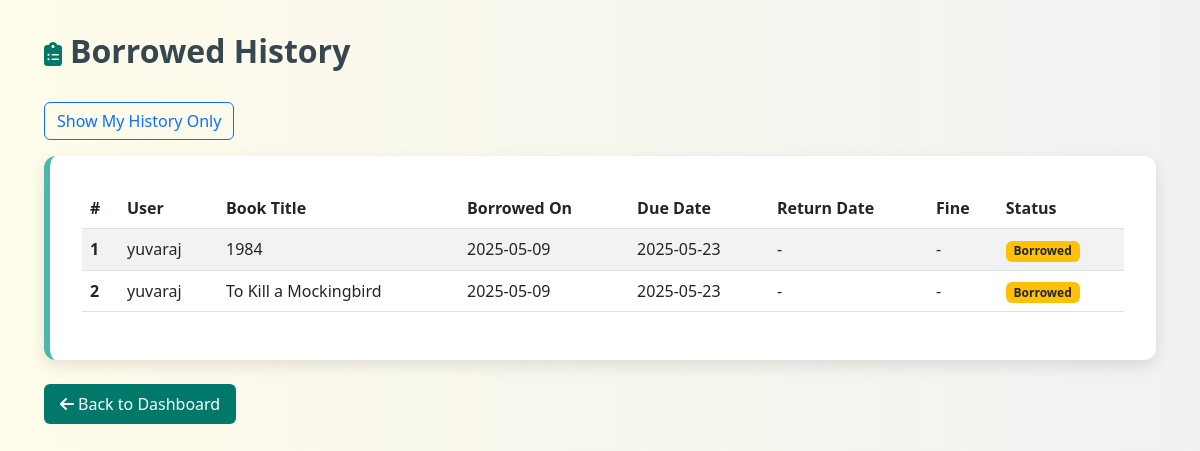
The app's page /borrowed_history?show_all=1 (signed in), older data.
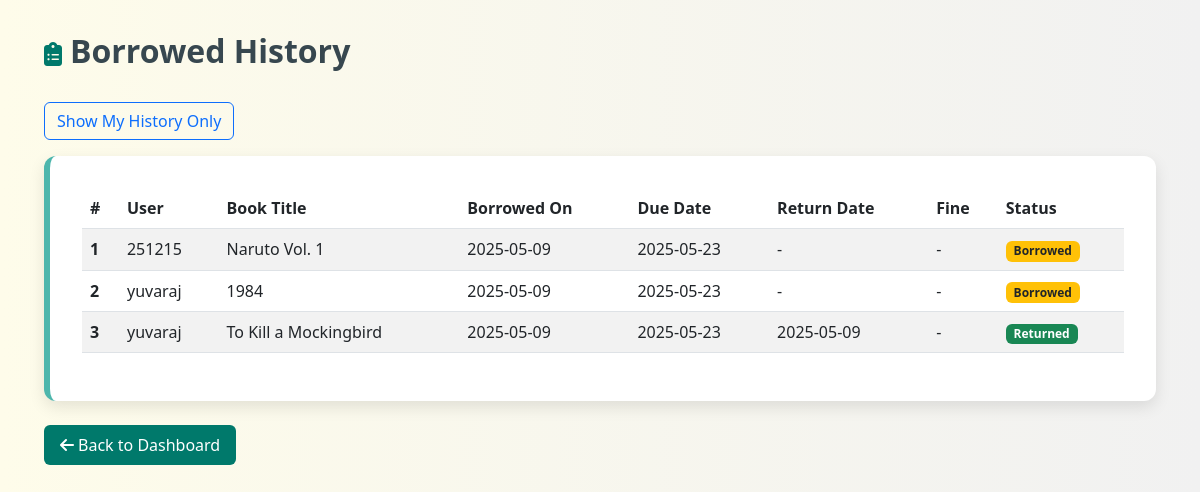
The same page, newer data.
### models.py (models this page shows, shortened)
class BorrowedBook(db.Model):
    id = db.Column(db.Integer, primary_key=True)
    user_id = db.Column(db.Integer, db.ForeignKey('user.id'), nullable=False)
    book_id = db.Column(db.Integer, db.ForeignKey('book.id'), nullable=False)
    borrow_date = db.Column(db.DateTime, default=datetime.utcnow)
    due_date = db.Column(db.DateTime, nullable=False)
    return_date = db.Column(db.DateTime, nullable=True)
    is_returned = db.Column(db.Boolean, default=False)
    fine_amount = db.Column(db.Float, default=0.0)
    damage_report = db.Column(db.Text, nullable=True)
    remarks = db.Column(db.Text, nullable=True)
    def is_overdue(self):
        if not self.is_returned and datetime.utcnow() > self.due_date:
            return True
        return False

class User(UserMixin, db.Model):
    id = db.Column(db.Integer, primary_key=True)
    username = db.Column(db.String(64), unique=True, nullable=False)
    email = db.Column(db.String(120), unique=True, nullable=False)
    password_hash = db.Column(db.String(256), nullable=False)
    is_admin = db.Column(db.Boolean, default=False)
    date_joined = db.Column(db.DateTime, default=datetime.utcnow)
    borrowed_books = db.relationship('BorrowedBook', backref='borrower', lazy=True)

class Book(db.Model):
    id = db.Column(db.Integer, primary_key=True)
    title = db.Column(db.String(200), nullable=False)
    author = db.Column(db.String(100), nullable=False)
    category = db.Column(db.String(50), nullable=False)
    quantity = db.Column(db.Integer, default=1)
    available_quantity = db.Column(db.Integer, default=1)
    date_added = db.Column(db.DateTime, default=datetime.utcnow)
    borrowed_records = db.relationship('BorrowedBook', backref='book', lazy=True)

### routes.py (the view)
@app.route('/borrowed_history')
@login_required
def borrowed_history():
    show_all = request.args.get('show_all', False) and current_user.is_admin
    if show_all:
        borrowed_books = BorrowedBook.query.order_by(BorrowedBook.borrow_date.desc()).all()
    else:
        borrowed_books = BorrowedBook.query.filter_by(user_id=current_user.id).order_by(BorrowedBook.borrow_date.desc()).all()
    return render_template('borrowed_history.html', borrowed_books=borrowed_books, show_all=show_all)

### app.py (called while the page is built)
@login_manager.user_loader
def load_user(user_id):
    return db.session.get(User, int(user_id))

### templates/borrowed_history.html (shortened to what this page needs)
<!DOCTYPE html>
<html lang="en">
<head>
  <link href="https://cdn.jsdelivr.net/npm/bootstrap@5.3.0/dist/css/bootstrap.min.css" rel="stylesheet" />
  <link rel="stylesheet" href="https://cdnjs.cloudflare.com/ajax/libs/font-awesome/6.4.0/css/all.min.css" />
</head>
<body>
  <div class="container">
    <h2><i class="fa-solid fa-clipboard-list me-2 icon"></i>Borrowed History</h2>
    {% if current_user.is_admin %}
    <div class="mb-3">
      {% if show_all %}
      <a href="{{ url_for('borrowed_history') }}" class="btn btn-outline-primary">Show My History Only</a>
      {% else %}
      <a href="{{ url_for('borrowed_history', show_all=1) }}" class="btn btn-outline-primary">Show All Users' History</a>
      {% endif %}
    </div>
    {% endif %}
    <div class="history-card mb-4">
      <table class="table table-striped">
        <thead>
          <tr>
            <th scope="col">#</th>
            {% if show_all %}
            <th scope="col">User</th>
            {% endif %}
            <th scope="col">Book Title</th>
            <th scope="col">Borrowed On</th>
            <th scope="col">Due Date</th>
            <th scope="col">Return Date</th>
            <th scope="col">Fine</th>
            <th scope="col">Status</th>
          </tr>
        </thead>
        <tbody>
          {% for borrowed in borrowed_books %}
          <tr>
            <th scope="row">{{ loop.index }}</th>
            {% if show_all %}
            <td>{{ borrowed.borrower.username }}</td>
            {% endif %}
            <td>{{ borrowed.book.title }}</td>
            <td>{{ borrowed.borrow_date.strftime('%Y-%m-%d') }}</td>
            <td>{{ borrowed.due_date.strftime('%Y-%m-%d') }}</td>
            <td>{{ borrowed.return_date.strftime('%Y-%m-%d') if borrowed.return_date else '-' }}</td>
            <td>
              {% if borrowed.fine_amount > 0 %}
              <span class="text-danger">₹{{ borrowed.fine_amount }} ({{ borrowed.fine_amount|int }} days late)</span>
              {% else %}
              -
              {% endif %}
            </td>
            <td>
              {% if borrowed.is_returned %}
              <span class="badge bg-success">Returned</span>
              {% elif borrowed.is_overdue() %}
              <span class="badge bg-danger">Overdue</span>
              {% else %}
              <span class="badge bg-warning text-dark">Borrowed</span>
              {% endif %}
            </td>
          </tr>
          {% else %}
          <tr>
            <td colspan="{% if show_all %}8{% else %}7{% endif %}" class="text-center">No borrowed history found</td>
          </tr>
          {% endfor %}
        </tbody>
      </table>
    </div>
    <a href="{{ url_for('dashboard') }}" class="btn btn-outline-success btn-back">
      <i class="fa-solid fa-arrow-left me-1"></i>Back to Dashboard
    </a>
  </div>
</body>
</html>

### templates/borrowed_history.html (style rules this page uses)
body { background: linear-gradient(to right, #fefcea, #f1f1f1); font-family: 'Segoe UI', Tahoma, Geneva, Verdana, sans-serif; padding: 2rem; }
h2 { color: #37474f; font-weight: bold; margin-bottom: 2rem; }
.history-card { background-color: #ffffff; border-radius: 12px; padding: 2rem; box-shadow: 0 6px 16px rgba(0, 0, 0, 0.1); transition: transform 0.3s ease, box-shadow 0.3s ease; border-left: 6px solid #4db6ac; }
.table { font-size: 1rem; }
.btn-back { background-color: #00796b; border: none; color: #fff; padding: 0.5rem 1rem; border-radius: 6px; transition: background 0.3s ease; }
.icon { font-size: 1.5rem; color: #00796b; }

Row changes from the older to the newer data that the page shows:
added BorrowedBook: borrower.username "251215", book "Naruto Vol. 1", borrow_date "2025-05-09", due_date "2025-05-23", return_date "-", is_returned "Borrowed"
changed BorrowedBook "To Kill a Mockingbird": return_date "-" → "2025-05-09"; is_returned "Borrowed" → "Returned"
